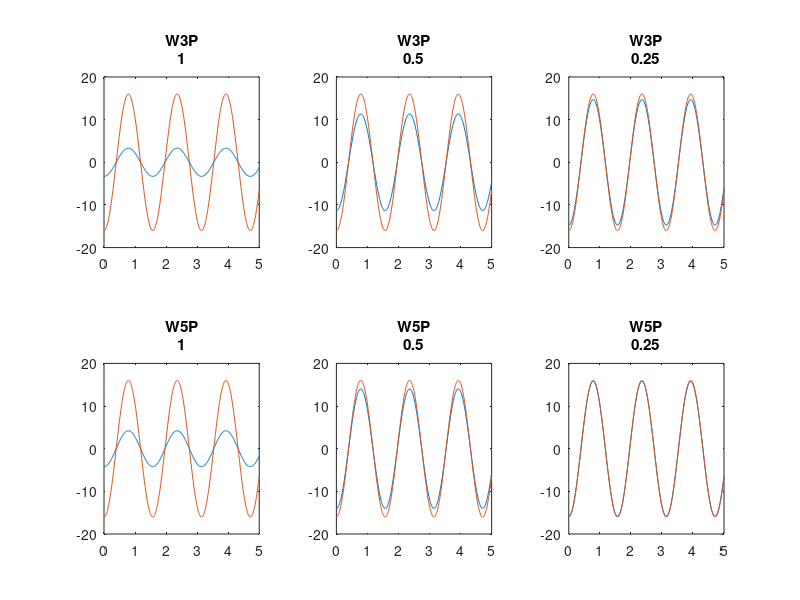

The MATLAB source for this figure: (Note: this script raises an error after producing the figure.)
clc
clear all
close all

format long e

x = 0:1:5;

H = [1 0.5 0.25];

f = @(x) cos(4*x) - 0.5*x;

XX = 0:0.01:5;

f_0 = @(x) -16*cos(4*x);

W3P = @(x, h) (1/(h^2))*(f(x+h)-2*f(x)+f(x-h));
W5P = @(x, h) (1/(12*(h^2)))*(-f(x-(2*h))+16*f(x-h)-30*f(x)+16*f(x+h)-f(x+(2*h)));

figure(1)

MSE = zeros(2);

for h=1:length(H)
    subplot(2,3,h)
    plot(XX, W3P(XX, H(h)))
    hold on
    plot(XX, f_0(XX))
    title({'W3P',H(h)})
    MSE(1, h) = (1/(length(x)))*sum((f_0(x)-W3P(x, H(h))).^2);
end

for h=1:length(H)
    subplot(2,3,h+3)
    plot(XX, W5P(XX, H(h)))
    hold on
    plot(XX, f_0(XX))
    title({'W5P',H(h)})
    MSE(2, h) = (1/(length(x)))*sum((f_0(x)-W5P(x, H(h))).^2);
end

sgtitle('Exercise 03')

MSE
